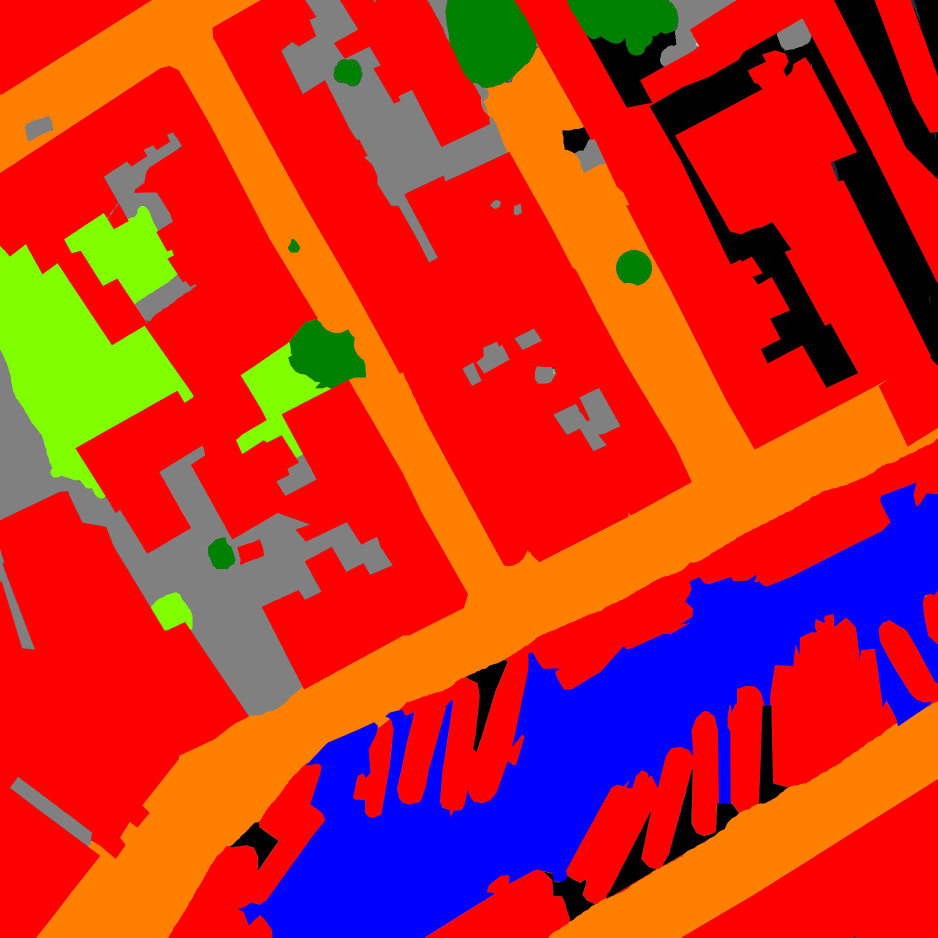
#> input picture label_32.png, 1875 x 1875 px (shown at 1/2 size); its folder holds 4 pictures in this run
$ python colors_to_mask.py
#> lines starting #> are read from the running program, lines starting #| are printed output that depends on the picture; after the words box and inside, x2 and y2 are one past the last pixel; in counts of white or black regions, pixels touching at a corner belong together
# colors_to_mask.py
import os, json
import numpy as np
from PIL import Image

S = 1875

PALETTE = {1: (255, 0, 0),     # building
           2: (255, 128, 0),   # road
           3: (128, 255, 0),   # grass
           4: (0, 128, 0),     # tree
           5: (0, 0, 255),     # water
           6: (255, 0, 255),   # recreation
           7: (128, 128, 128)} # paved
NAMES = {1: "building", 2: "road", 3: "grass", 4: "tree",
         5: "water", 6: "recreation", 7: "paved"}

tiles = json.load(open("tiles.json"))                  # name: [row, col]
#> (reads tiles.json from the repository)
g = json.load(open("grid.json"))
#> (reads grid.json from the repository)
H, W = g["height"], g["width"]
hand = np.zeros((H, W), np.uint8)                      # 0 = unlabeled / ignored

done = []
for name, (r, c) in tiles.items():
    path = f"label_{name}.png"
    if not os.path.exists(path):
        continue                                       # tile not painted yet
    lab = np.array(Image.open(path).convert("RGB"), np.int32)
    assert lab.shape[:2] == (S, S), f"{name}: wrong size {lab.shape}"

    blank = lab.sum(-1) == 0                           # pure black = unlabeled
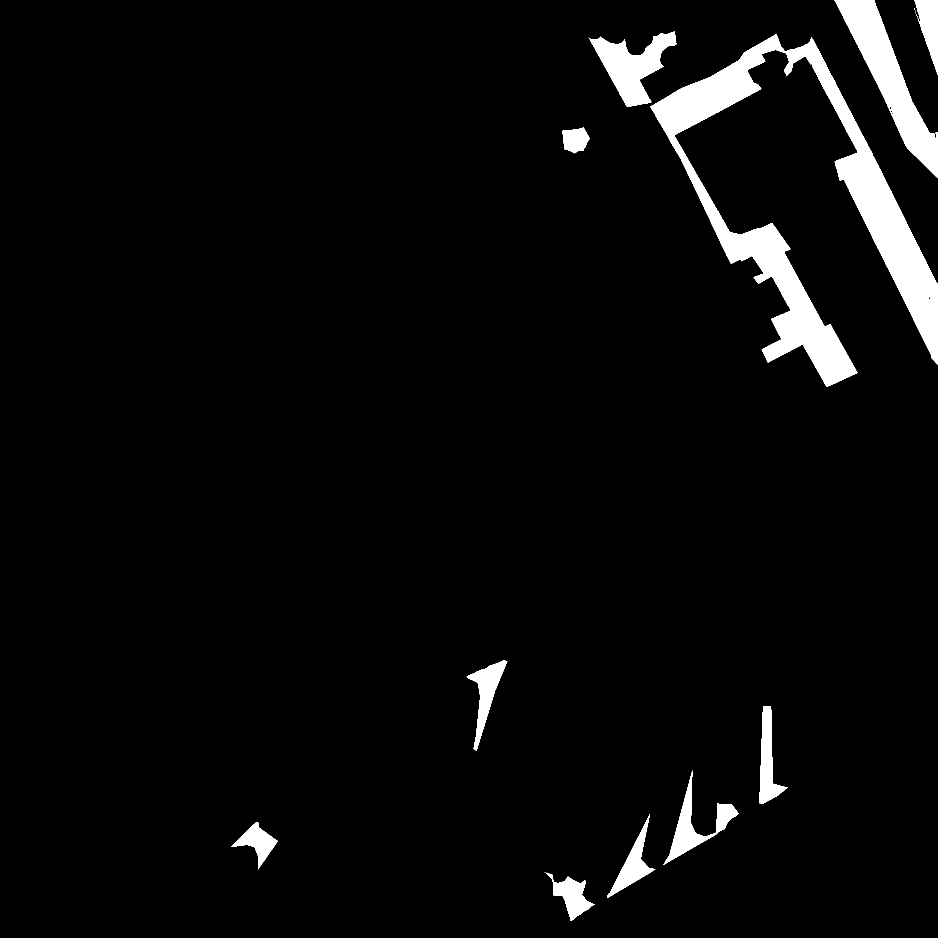
#> blank: shape (1875, 1875) bool (shown at 1/2 size); 4.3% white; 17 white regions (6 under 20 px), largest, box (x1, y1, x2, y2) and area: (1300, 68, 1875, 774) 85196, (1669, 0, 1875, 356) 20847, (1177, 62, 1353, 214) 11429
    best_d = np.full((S, S), np.inf)
    mask = np.zeros((S, S), np.uint8)
    for cid, col in PALETTE.items():                   # nearest palette colour, one class at a time
        d = ((lab - np.array(col)) ** 2).sum(-1)
        better = d < best_d
        mask[better] = cid
        best_d[better] = d[better]
#> this loop made 7 passes
#> pass 1, `d = ((lab - np.array(col)) ** 2).sum(-1)`:
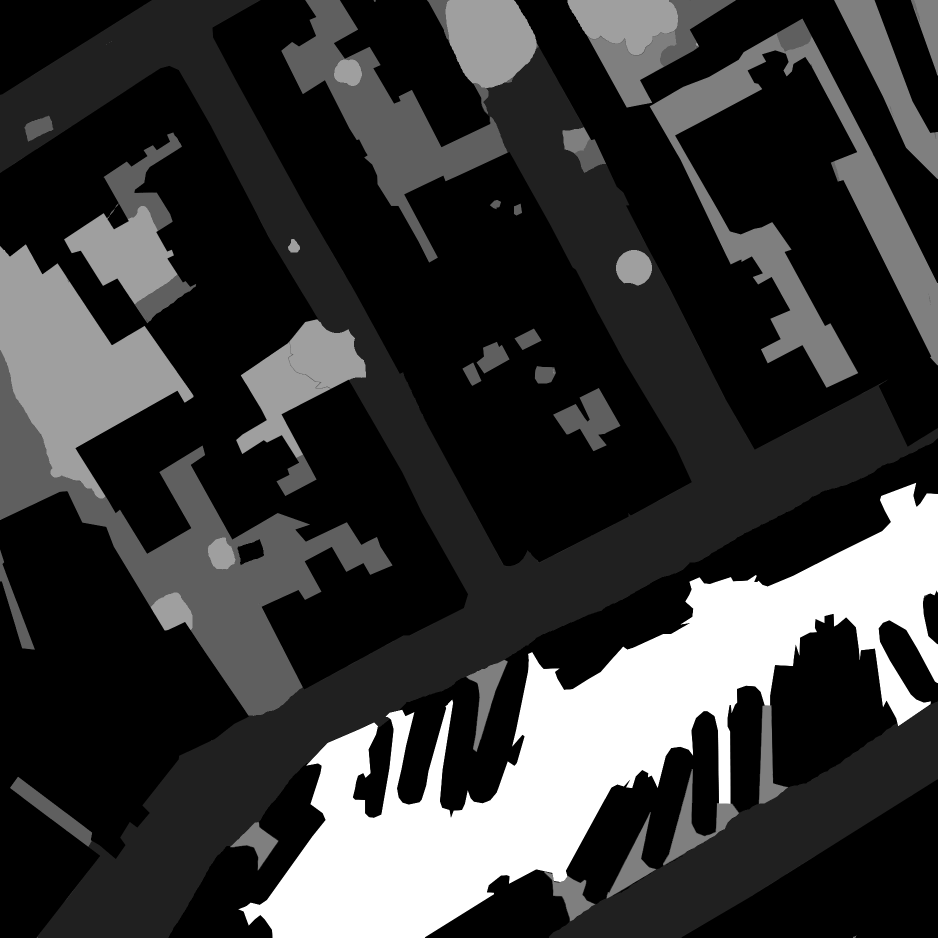
#> d: shape (1875, 1875) int64 (shown at 1/2 size); min 0, max 130050, mean 27402.8; drawn with min black and max white
#> after the loop:
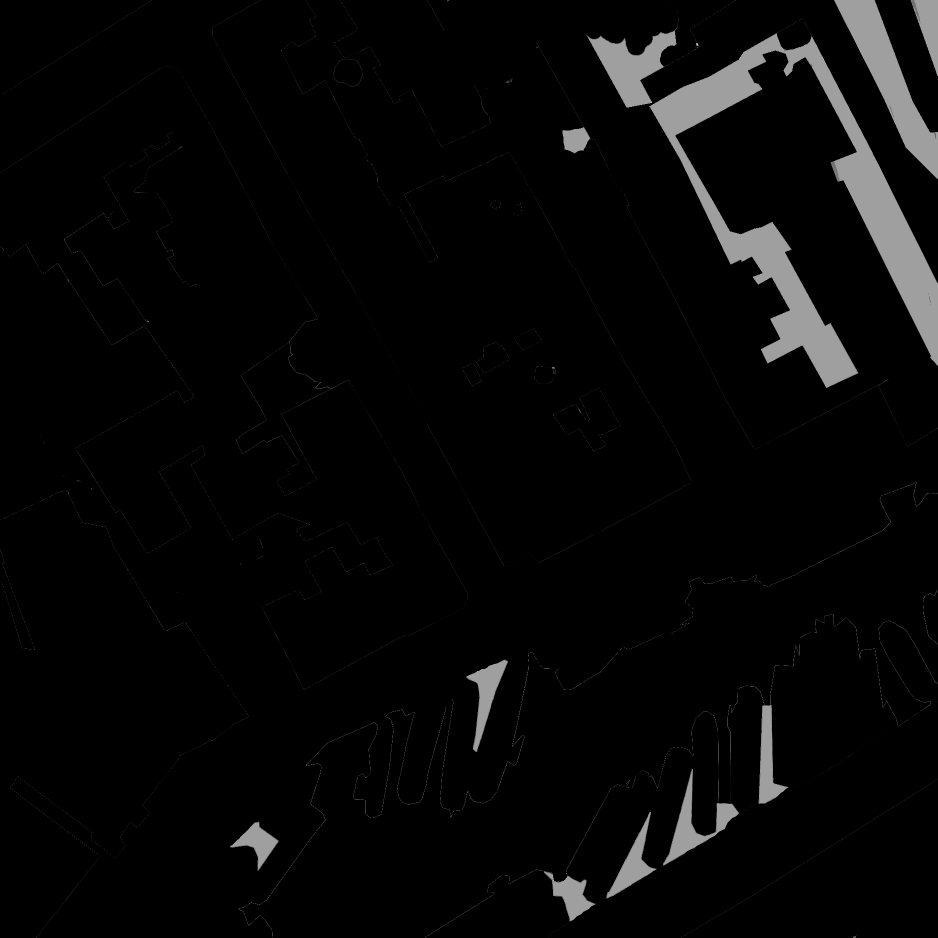
#> best_d: shape (1875, 1875) float64 (shown at 1/2 size); min 0, max 26222, mean 767; drawn with min black and max white
#> after the loop:
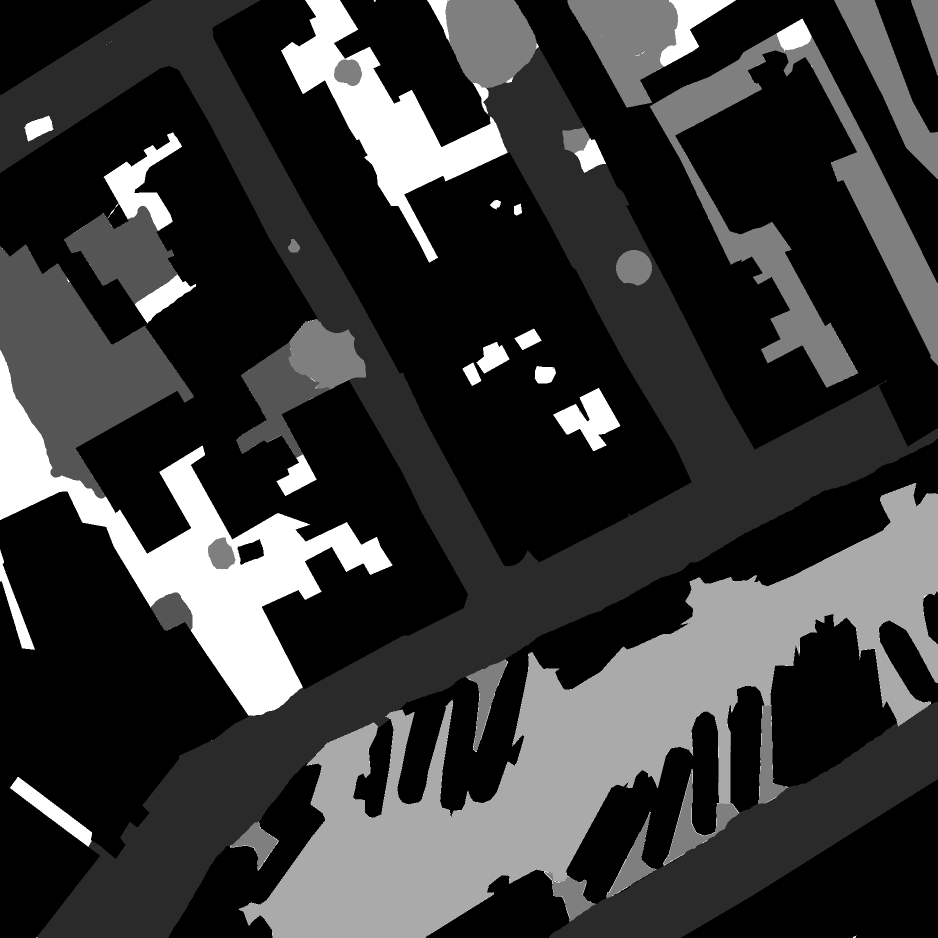
#> mask: shape (1875, 1875) (shown at 1/2 size); min 1, max 7, mean 2.29; drawn with min black and max white
    mask[blank] = 0
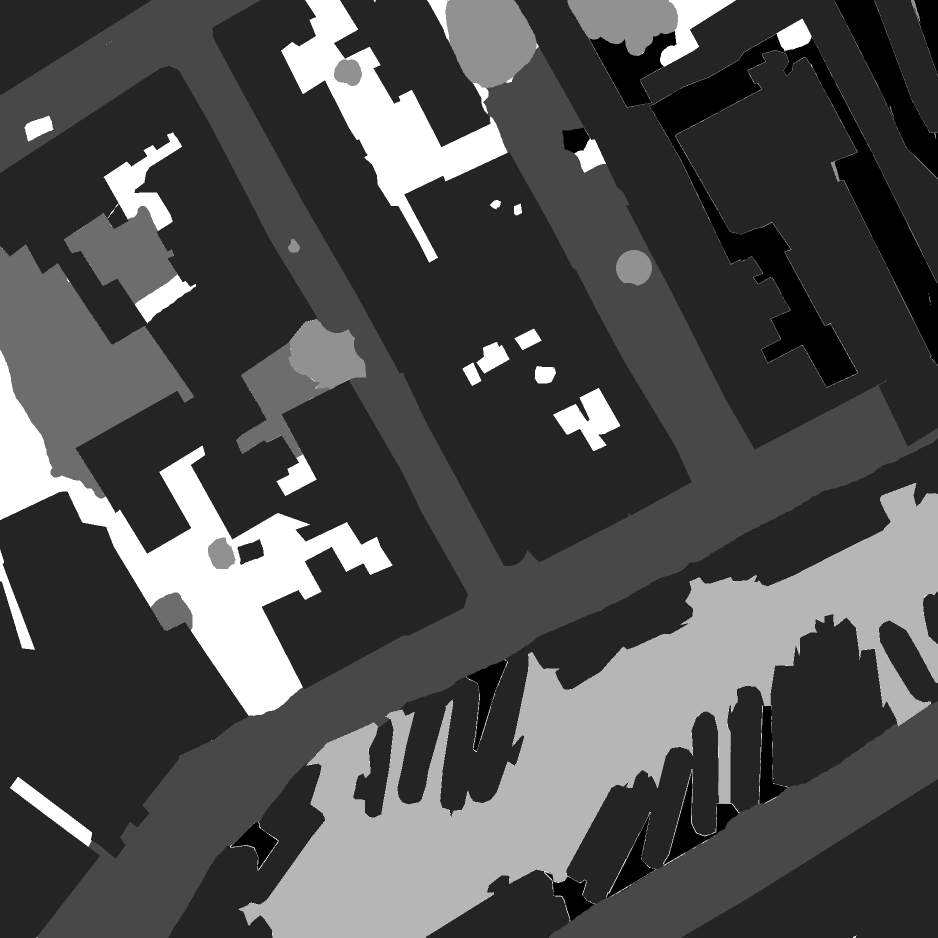
#> mask: shape (1875, 1875) (shown at 1/2 size); 4.26% of pixels changed, all inside (x1, y1, x2, y2) = (462, 0, 1875, 1842); drawn with min black and max white

    snapped = ((best_d > 0) & ~blank).mean()
#> snapped = 0.0149
    print(f"{name}: {(~blank).mean():.0%} labeled, {snapped:.2%} snapped")
#| 32: 96% labeled, 1.49% snapped
    hand[r:r+S, c:c+S] = mask
    done.append(name)
#> pass 2 of the loop `for name, (r, c) in tiles.items():`:
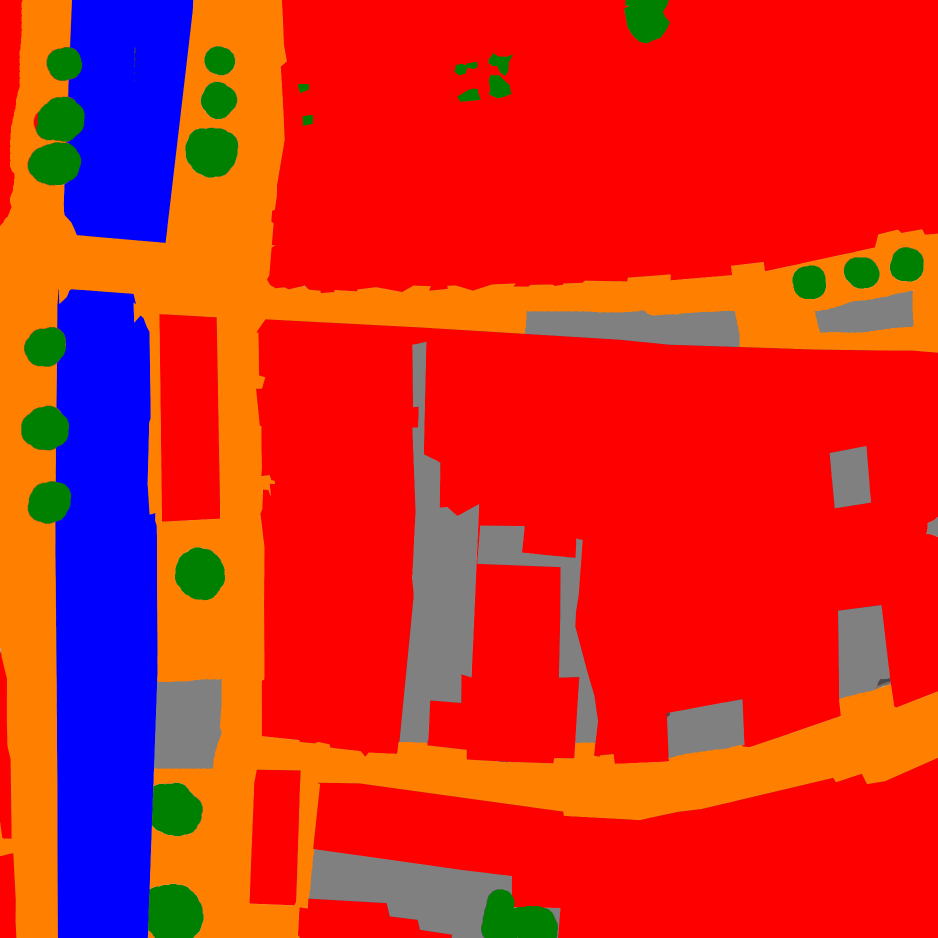
#> input picture label_48.png, 1875 x 1875 px (shown at 1/2 size)
#> blank: shape (1875, 1875) bool; every value is 0
#> after the loop `for cid, col in PALETTE.items():`:
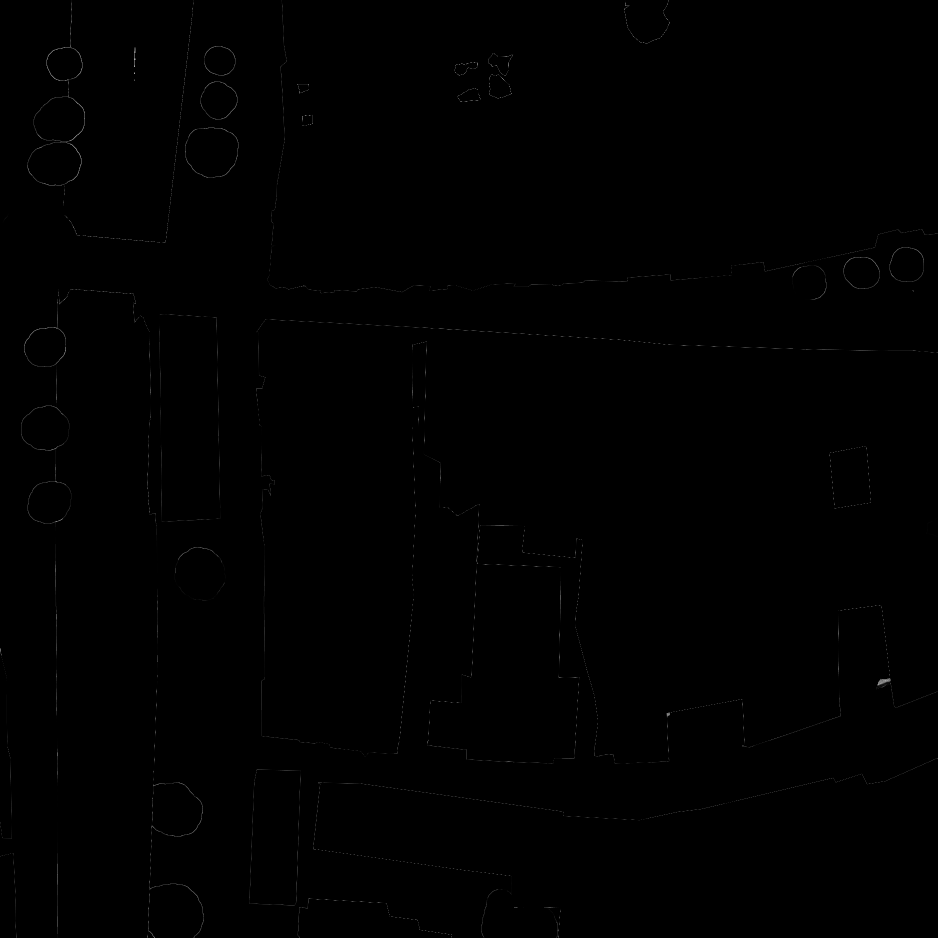
#> best_d: shape (1875, 1875) float64 (shown at 1/2 size); min 0, max 18409, mean 28.1; drawn with min black and max white
#> after the loop `for cid, col in PALETTE.items():`:
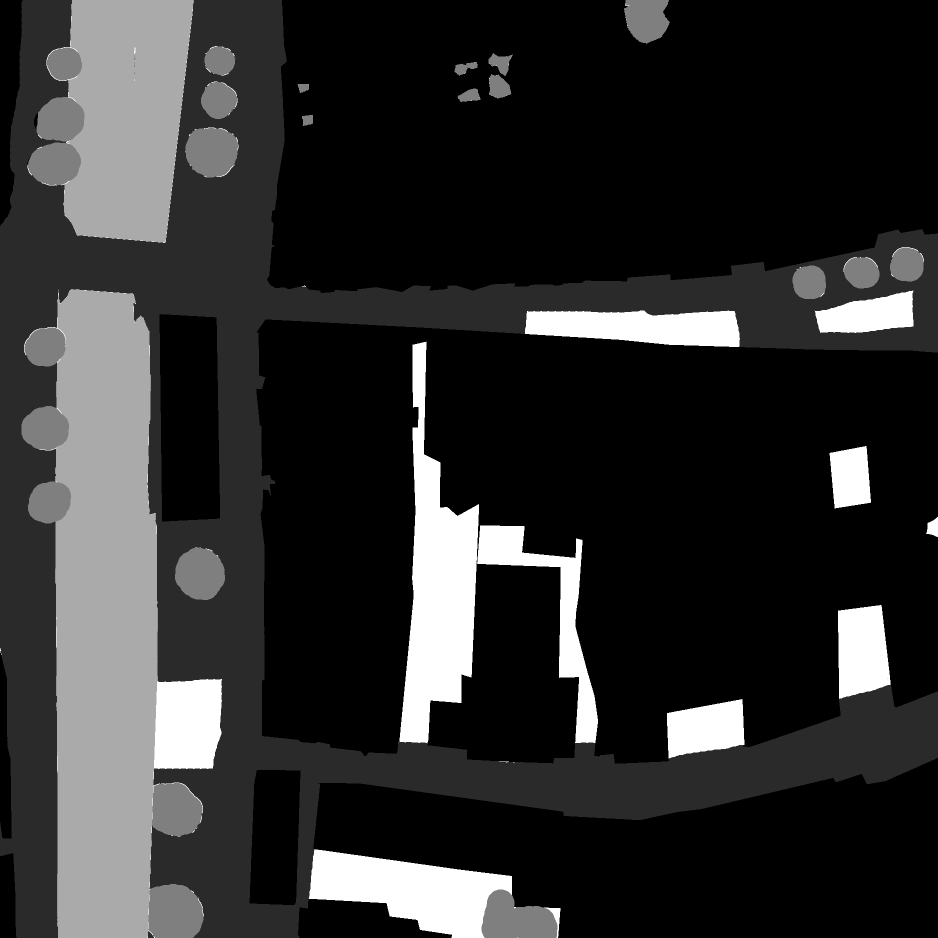
#> mask: shape (1875, 1875) (shown at 1/2 size); min 1, max 7, mean 2.09; drawn with min black and max white
#> snapped = 0.00818
#| 48: 100% labeled, 0.82% snapped

#> (the run stopped early here; a loop or call above may not have finished)
